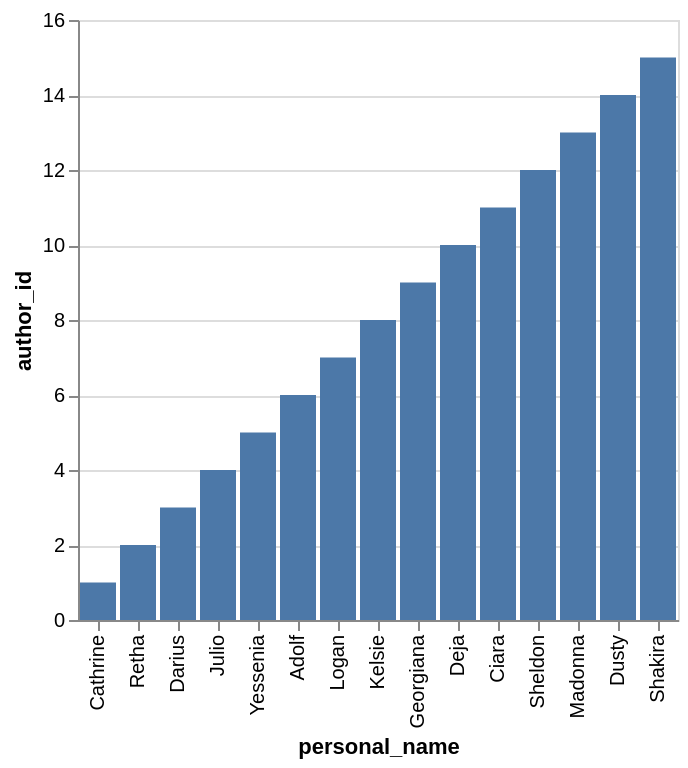

Here is the Vega-Lite specification saved for this chart:
### Vega-Lite specification from a JSON file in a GitHub repository (floating-point values rounded to 4 significant figures)
{"data": {"values": [{"x_data": "Adolf", "y_data": 6}, {"x_data": "Cathrine", "y_data": 1}, {"x_data": "Ciara", "y_data": 11}, {"x_data": "Darius", "y_data": 3}, {"x_data": "Deja", "y_data": 10}, {"x_data": "Dusty", "y_data": 14}, {"x_data": "Georgiana", "y_data": 9}, {"x_data": "Julio", "y_data": 4}, {"x_data": "Kelsie", "y_data": 8}, {"x_data": "Logan", "y_data": 7}, {"x_data": "Madonna", "y_data": 13}, {"x_data": "Retha", "y_data": 2}, {"x_data": "Shakira", "y_data": 15}, {"x_data": "Sheldon", "y_data": 12}, {"x_data": "Yessenia", "y_data": 5}]}, "mark": "bar", "encoding": {"x": {"field": "x_data", "type": "nominal", "title": "personal_name", "sort": {"op": "sum", "field": "y_data", "order": "ascending"}}, "y": {"field": "y_data", "type": "quantitative", "title": "author_id"}}}
